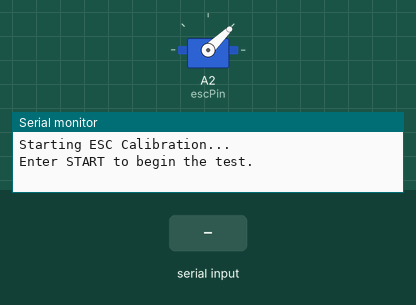
Simulated run of this sketch. Board: Arduino Uno, built with avr-gcc and run on an emulated ATmega328P. Shown: servo, the last lines printed to the serial monitor. The inputs (shaded band) are chosen by the test bench.

Above: at 1.2 s.
1.3 s: "START\n" received over Serial
At 4.06 s:
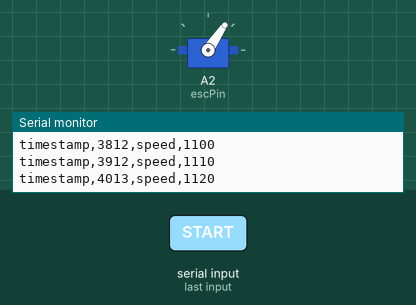
At 6.0 s:
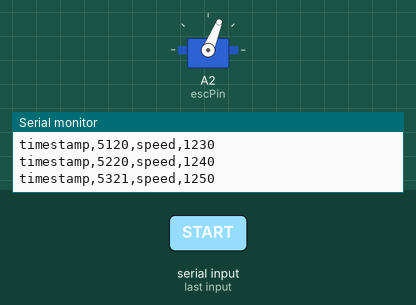
Timing chart, 0 to 12.4 s (numbered marks = the images above; inputs shaded):
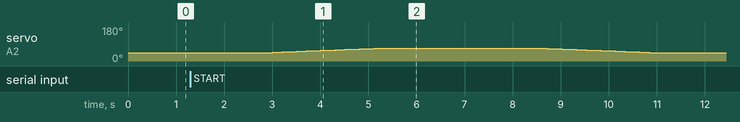

Measured:
- after the input at 1.3 s, servo on A2 (escPin): rises from 44° to 68° in 2.3 s, then falls to 44° in 5.7 s

The sketch:

sketch_aug30a.ino
```cpp
#include <Servo.h>
#include <avr/sleep.h>

Servo esc;

int escPin = A2;
int minThrottle = 1000;
int maxThrottle = 2000;
int currentSpeed = 0;
int destThrottle; // Переменная для хранения значения 25% мощности

bool testComplete = false; // Флаг завершения теста

// Определяем структуру для хранения данных лога
struct LogData {
  unsigned long timestamp;  // Время логгирования
  int speed;                // Текущая скорость
};

LogData logData;

void setup() {
  Serial.begin(9600);
  esc.attach(escPin);

  // Калибровка ESC
  Serial.println("Starting ESC Calibration...");

  // Отключаем питание двигателя
  esc.writeMicroseconds(1000);
  // delay(1000);

  // // Устанавливаем максимальное значение
  // esc.writeMicroseconds(maxThrottle);
  // Serial.println("Max throttle set. Wait for ESC to recognize max throttle.");
  // delay(3000);  // Даем время ESC для распознавания максимального сигнала

  // // Устанавливаем минимальное значение
  // esc.writeMicroseconds(minThrottle);
  // Serial.println("Min throttle set. Calibration complete.");
  // delay(3000);  // Даем время ESC для завершения калибровки

  // // Отключаем питание двигателя снова
  // esc.writeMicroseconds(0);
  // delay(1000);

  // Расчет значения для 25% мощности
  destThrottle = minThrottle + (maxThrottle - minThrottle) / 4;

  Serial.println("Enter START to begin the test.");
}

void loop() {
  if (!testComplete) {
    if (Serial.available()) {
      String command = Serial.readStringUntil('\n'); // Чтение строки до символа новой строки
      command.trim();  // Удаляем пробелы и символы новой строки

      Serial.print("Received command: ");
      Serial.println(command);  // Для отладки

      if (command == "START") {
        delay(1500);
        runMotorTest();
      } else {
        Serial.println("Unknown command.");
      }
    }
  } else {
    // Выводим сообщение о завершении теста
    Serial.println("Test complete.");
    Serial.println("Entering sleep mode...");
    Serial.flush();  // Дожидаемся завершения передачи данных по последовательному порту

    // Переход в режим сна
    set_sleep_mode(SLEEP_MODE_PWR_DOWN);
    sleep_enable();
    sleep_mode();

  }
}

void runMotorTest() {
  // Плавное увеличение скорости до 25%
  for (int speed = minThrottle; speed <= destThrottle; speed += 10) {
    setSpeed(speed);
    delay(100);
  }

  // Держим скорость на 25% в течение 3-х секунд
  delay(3000);

  // Плавное уменьшение скорости до 0
  for (int speed = destThrottle; speed >= minThrottle; speed -= 10) {
    setSpeed(speed);
    delay(100);
  }

  delay(3000);

  for (int speed = minThrottle; speed <= destThrottle; speed += 10) {
    setSpeed(speed);
    delay(100);
  }

  delay(3000);

  for (int speed = destThrottle; speed >= minThrottle; speed -= 10) {
    setSpeed(speed);
    delay(100);
  }

  Serial.println("Test complete");
  testComplete = true;
}

void setSpeed(int speed) {
  esc.writeMicroseconds(speed);
  currentSpeed = speed;
  logData.speed = currentSpeed;
  logData.timestamp = millis();  // Получаем время в миллисекундах с момента старта
  logDataToSerial(logData);  // Логгируем данные на компьютер
}

void logDataToSerial(const LogData& data) {
  Serial.print("timestamp,");
  Serial.print(data.timestamp);
  Serial.print(",speed,");
  Serial.println(data.speed);
}
```
